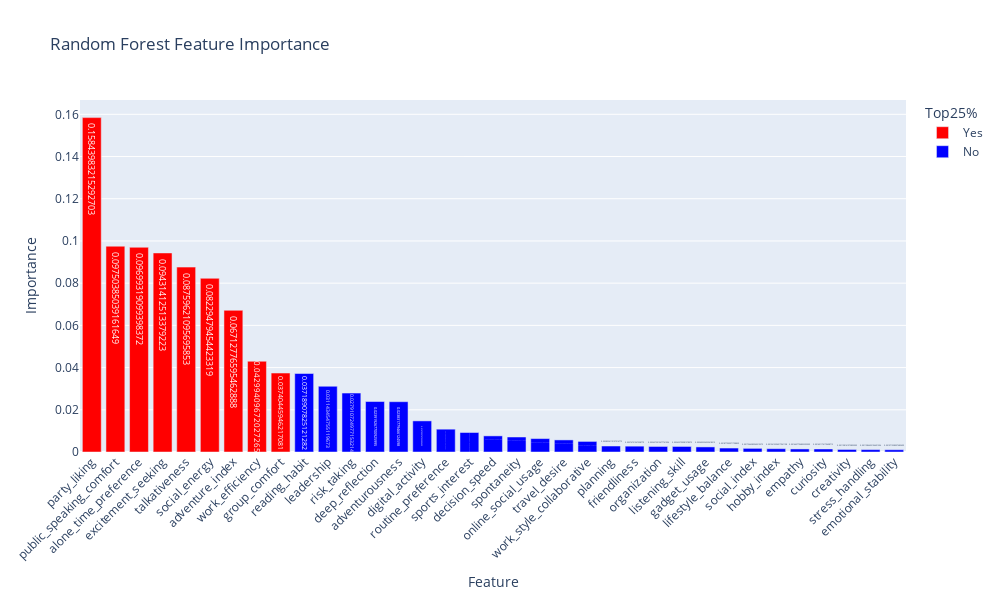

Here is the notebook cell this chart was saved with:
### Code cell
fig = px.bar(
    feat_df,
    x='Feature',
    y='Importance',
    color='Top25%',
    color_discrete_map={'Yes': 'red', 'No': 'blue'},
    text='Importance',
    title='Random Forest Feature Importance'
)

fig.update_layout(
    xaxis_tickangle=-45,
    width=1000,
    height=600
)

fig.show()

### Figure 1 — Plotly figure (JSON) as saved in the notebook; plotly's stock layout.template omitted (floating-point values rounded to 4 significant figures)
{"data": [{"alignmentgroup": "True", "hovertemplate": "Top25%=Yes<br>Feature=%{x}<br>Importance=%{text}<extra></extra>", "legendgroup": "Yes", "marker": {"color": "red", "pattern": {"shape": ""}}, "name": "Yes", "offsetgroup": "Yes", "orientation": "v", "showlegend": true, "text": [0.1584, 0.0975, 0.09699, 0.09431, 0.0876, 0.08229, 0.06713, 0.04299, 0.0374], "textposition": "auto", "type": "bar", "x": ["party_liking", "public_speaking_comfort", "alone_time_preference", "excitement_seeking", "talkativeness", "social_energy", "adventure_index", "work_efficiency", "group_comfort"], "xaxis": "x", "y": [0.1584, 0.0975, 0.09699, 0.09431, 0.0876, 0.08229, 0.06713, 0.04299, 0.0374], "yaxis": "y"}, {"alignmentgroup": "True", "hovertemplate": "Top25%=No<br>Feature=%{x}<br>Importance=%{text}<extra></extra>", "legendgroup": "No", "marker": {"color": "blue", "pattern": {"shape": ""}}, "name": "No", "offsetgroup": "No", "orientation": "v", "showlegend": true, "text": [0.03719, 0.03114, 0.02791, 0.02392, 0.02383, 0.01474, 0.01081, 0.009238, 0.007636, 0.007106, 0.006362, 0.005731, 0.005014, 0.002832, 0.002768, 0.002627, 0.002623, 0.002405, 0.001878, 0.001725, 0.001561, 0.001443, 0.001431, 0.001198, 0.001139, 0.001071], "textposition": "auto", "type": "bar", "x": ["reading_habit", "leadership", "risk_taking", "deep_reflection", "adventurousness", "digital_activity", "routine_preference", "sports_interest", "decision_speed", "spontaneity", "online_social_usage", "travel_desire", "work_style_collaborative", "planning", "friendliness", "organization", "listening_skill", "gadget_usage", "lifestyle_balance", "social_index", "hobby_index", "empathy", "curiosity", "creativity", "stress_handling", "emotional_stability"], "xaxis": "x", "y": [0.03719, 0.03114, 0.02791, 0.02392, 0.02383, 0.01474, 0.01081, 0.009238, 0.007636, 0.007106, 0.006362, 0.005731, 0.005014, 0.002832, 0.002768, 0.002627, 0.002623, 0.002405, 0.001878, 0.001725, 0.001561, 0.001443, 0.001431, 0.001198, 0.001139, 0.001071], "yaxis": "y"}], "layout": {"barmode": "relative", "height": 600, "legend": {"title": {"text": "Top25%"}, "tracegroupgap": 0}, "title": {"text": "Random Forest Feature Importance"}, "width": 1000, "xaxis": {"anchor": "y", "domain": [0, 1], "tickangle": -45, "title": {"text": "Feature"}}, "yaxis": {"anchor": "x", "domain": [0, 1], "title": {"text": "Importance"}}}}
